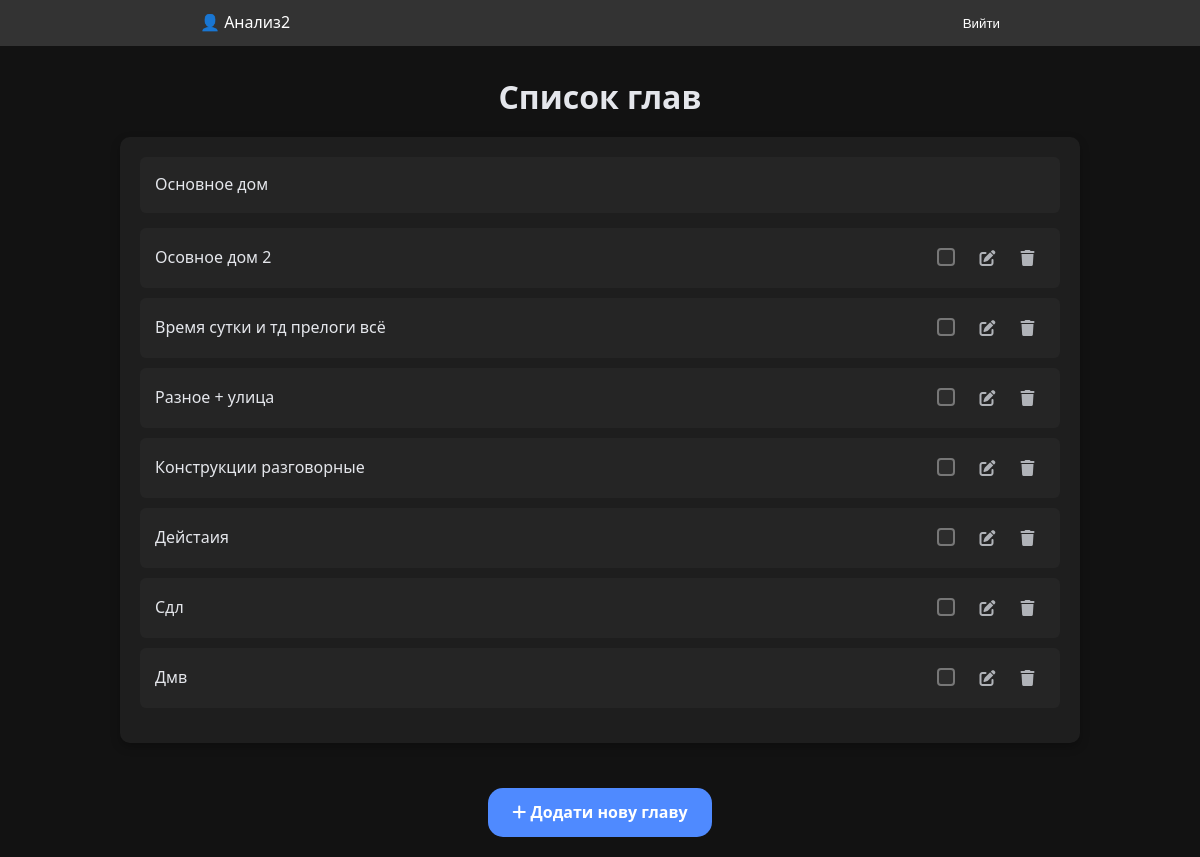
The page / (signed in) on the database its author committed.
### trainer/models.py (models this page shows, shortened)
class Section(models.Model):
    name = models.CharField(max_length=255)
    user = models.ForeignKey(User, on_delete=models.CASCADE, blank=True, null=True)

### trainer/views.py (the view)
# urls.py: path('', views.section, name='index'),
@login_required(login_url="/login/")
def section(request):
    sections = Section.objects.filter(user__isnull=True)
    user_sections = Section.objects.filter(user=request.user)
    section_content_type = ContentType.objects.get_for_model(Section)
    selected_section_ids = UserSelection.objects.filter(
        user=request.user,
        content_type=section_content_type,
        object_id__in=[s.id for s in user_sections]
    ).values_list('object_id', flat=True)
    return render(
        request,
        "sections.html",
        context={
            "sections": sections,
            "user_sections": user_sections,
            "selected_section_ids": set(selected_section_ids),
        },
    )

### trainer/templates/sections.html (shortened to what this page needs)
{% extends "base.html" %}
{% block extra_styles %}
<link rel="stylesheet" href="/static/css/rooms.css">
<link rel="stylesheet" href="https://cdnjs.cloudflare.com/ajax/libs/font-awesome/6.1.1/css/all.min.css">
{% endblock %}
{% block content %}
<div class="container">
    <h1>Список глав</h1>
    {% if sections %}
    <div class="section-card">
        <ul class="room-list" id="roomList">
            {% for section in sections %}
            <a href="{% url 'chapters' section.id %}">
                <li class="room-item">
                    <span>{{ section.name }}</span>
                </li>
            </a>
            {% endfor %}
        </ul>
    {% endif %}
        <ul class="room-list" id="roomUserList">
            {% if user_sections %}
                {% for section in user_sections %}
                    <li class="room-item" data-room-id="{{ section.id }}">
                        <label class="custom-checkbox-label">
                            <div class="item-content">
                                <a href="{% url 'chapters' section.id %}">
                                    <span>
                                            {{ section.name }}
                                    </span>
                                </a>
                            </div>
                        </label>
                        <div class="room-actions">
                            <label class="checkbox-wrapper">
                                <span class="checkmark"></span>
                            </label>
                            <button class="icon-btn edit-room" room-id="{{ section.id }}" room-name="{{ section.name }}">
                                <i class="fas fa-edit"></i>
                            </button>
                            <button class="icon-btn delete-room" onclick="deleteRoom({{ section.id }})">
                                <i class="fas fa-trash"></i>
                            </button>
                        </div>
                    </li>
                {% endfor %}
            {% else %}
                <div class="empty-state">
                    <i class="fas fa-info-circle"></i>
                    <p>Ви ще не маєте глав</p>
                </div>
            {% endif %}
        </ul>
    </div>
</div>
    <div class="add-room">
        <a href="javascript:void(0);" onclick="showAddRoomForm()">
            <i class="fas fa-plus"></i> Додати нову главу
        </a>
    </div>
{% endblock %}

### trainer/templates/base.html (shortened to what this page needs)
{% load static %}
<!DOCTYPE html>
<html lang="uk">
<head>
    <link rel="stylesheet" href="{% static 'css/custom_checkbox.css' %}">
    {% block extra_styles %}{% endblock %}
</head>
<body>
    {% if user.is_authenticated %}
    <header style="background: #333; color: white; padding: 10px;">
        <div style="max-width: 800px; margin: auto; display: flex; justify-content: space-between;">
            <div>👤 {{ user.username }}</div>
            <div>
                <form method="post" action="{% url 'logout' %}">
                    <button type="submit" style="background: none; border: none; color: white; cursor: pointer;">Вийти</button>
                </form>
            </div>
        </div>
    </header>
    {% endif %}
    {% block content %}{% endblock %}
</body>
</html>

### trainer/static/css/custom_checkbox.css (style rules this page uses)
.checkbox-wrapper { position: relative; display: inline-block; vertical-align: middle; }
.checkbox-wrapper .checkmark { position: relative; display: inline-block; height: 18px; width: 18px; margin-right: 10px; background-color: #2d2d2d; border: 2px solid var(--text-muted); border-radius: 4px; transition: all 0.2s ease; vertical-align: middle; }
.checkbox-wrapper .checkmark:after { content: ""; position: absolute; display: none; width: 5px; height: 10px; border: solid #b0b3b8; border-width: 0 2px 2px 0; transform: rotate(45deg); top: 50%; left: 50%; transform: translate(-50%, -50%) rotate(45deg); }
.custom-checkbox-label { display: flex; align-items: center; cursor: pointer; gap: var(--spacing-sm); }

### trainer/static/css/rooms.css (style rules this page uses)
:root { --bg-primary: #121212; --bg-secondary: #1e1e1e; --bg-elevated: #252525; --text-primary: #e4e6eb; --text-secondary: #b0b3b8; --text-muted: #777; --border-color: #333; --accent-primary: #4f8aff; --accent-secondary: #3a6fc7; --success-color: #4caf50; --error-color: #e53935; --warning-color: #ff9800; --card-shadow: 0 4px 10px rgba(0, 0, 0, 0.25); --border-radius-sm: 6px; --border-radius-md: 10px; --border-radius-lg: 15px; --spacing-xs: 5px; --spacing-sm: 10px; --spacing-md: 15px; --spacing-lg: 20px; --spacing-xl: 30px; --font-size-xs: 12px; --font-size-sm: 14px; --font-size-md: 16px; --font-size-lg: 18px; --font-size-xl: 24px; --font-size-xxl: 32px; --transition-speed: 0.3s; }
* { box-sizing: border-box; margin: 0; padding: 0; }
body { font-family: 'Segoe UI', Roboto, 'Helvetica Neue', Arial, sans-serif; background-color: var(--bg-primary); color: var(--text-primary); line-height: 1.6; min-height: 100vh; display: flex; flex-direction: column; position: relative; }
a { text-decoration: none; }
.container { width: 100%; max-width: 1000px; margin: 0 auto; padding: 0 var(--spacing-lg); }
h1, h2, h3, h4 { font-weight: 600; line-height: 1.3; margin-bottom: var(--spacing-md); color: var(--text-primary); }
h1 { font-size: var(--font-size-xxl); margin-top: var(--spacing-xl); margin-bottom: var(--spacing-lg); text-align: center; }
.section-card { background-color: var(--bg-secondary); border-radius: var(--border-radius-md); box-shadow: var(--card-shadow); margin-bottom: var(--spacing-xl); padding: var(--spacing-lg); overflow: hidden; }
.room-list { list-style: none; padding: 0; margin-bottom: var(--spacing-md); }
.room-item { display: flex; justify-content: space-between; align-items: center; padding: var(--spacing-md); border-radius: var(--border-radius-sm); background-color: var(--bg-elevated); margin-bottom: var(--spacing-sm); transition: all 0.2s ease; animation: fadeIn 0.5s; }
.room-item span { font-size: var(--font-size-md); font-weight: 500; color: var(--text-primary); flex-grow: 1; }
.room-actions { display: flex; gap: var(--spacing-sm); }
.room-actions button, .room-actions a { background: transparent; border: none; color: var(--text-secondary); font-size: var(--font-size-md); cursor: pointer; transition: all 0.2s ease; display: flex; align-items: center; width: 30px; height: 30px; justify-content: center; text-decoration: none; }
.room-actions button i, .room-actions a i { margin-right: 5px; }
.add-room { margin: var(--spacing-md) 0 var(--spacing-lg); text-align: center; }
.add-room a { display: inline-block; padding: 12px 24px; background-color: var(--accent-primary); color: white; font-weight: 600; border-radius: var(--border-radius-lg); text-decoration: none; transition: all 0.2s ease; font-size: var(--font-size-md); }

### rows shown on the page
Section: name "Основное дом"
Section: name "Осовное дом 2"
Section: name "Время сутки и тд прелоги всё"
Section: name "Разное + улица"
Section: name "Конструкции разговорные"
Section: name "Дейстаия"
Section: name "Сдл"
Section: name "Дмв"

### other values the page prints
{{ user.username }} "Анализ2"
